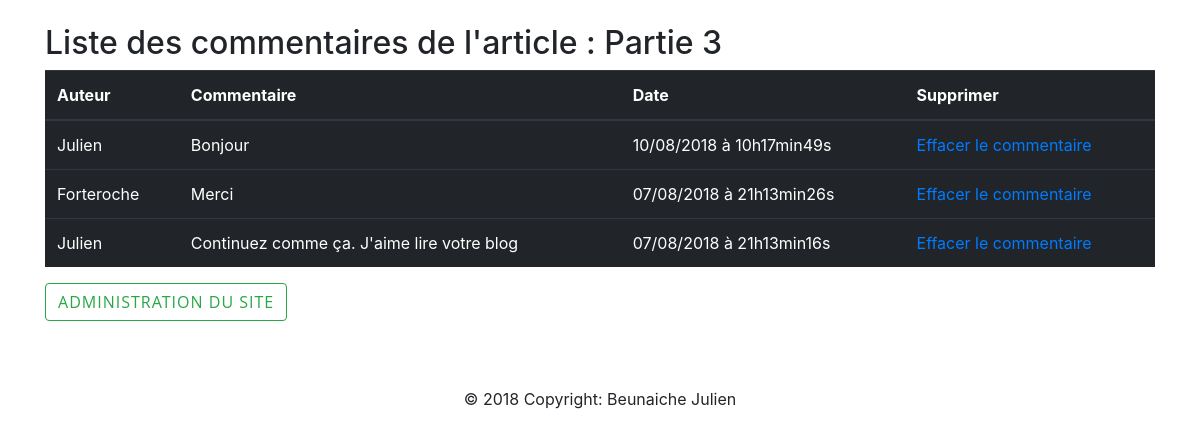
The app's page /index.php?action=editComment&id=18 (signed in) with its own data.
### tables this page shows
CREATE TABLE `post` (
  `id` int(11) NOT NULL,
  `title` varchar(255) NOT NULL,
  `resume` varchar(255) NOT NULL,
  `content` text NOT NULL,
  `created` datetime NOT NULL
);

CREATE TABLE `comment` (
  `id` int(11) NOT NULL,
  `postid` int(11) NOT NULL,
  `author` varchar(255) NOT NULL,
  `comment` text NOT NULL,
  `createdCom` datetime NOT NULL,
  `status` tinyint(4) NOT NULL
);

### controller/CommentController.php (called while the page is built, shortened)
<?php
require_once('model/CommentManager.php');
class CommentController
{
    public function editComment()
    {
        $postManager    = new PostManager();
        $post           = $postManager->getPost($_GET['id']);
        $commentManager = new CommentManager();
        $comment        = $commentManager->getComments($_GET['id']);
        require('view/frontend/comment-view.php');
    }
}

### model/Manager.php (called while the page is built, shortened)
<?php
class Manager
{
    protected function dbConnect()
 {
  $this->_db = new PDO('mysql:host=jbeunaicmcblogp4.mysql.db;dbname=jbeunaicmcblogp4;charset=utf8', 'jbeunaicmcblogp4', 'Forteroche72');
 }
}

### model/PostManager.php (called while the page is built, shortened)
<?php
require_once ('Post.php');
require_once ('Manager.php');
class PostManager extends Manager
{
    public
	function getPost($id)
	{
		$req = $this->_db->prepare('SELECT id, title, resume, content, DATE_FORMAT(created, \'%d/%m/%Y à %Hh%imin%ss\') AS created FROM post WHERE id = :id');
		$req->bindValue(':id', (int)$id);
		$req->execute();
		$req->setFetchMode(PDO::FETCH_CLASS | PDO::FETCH_PROPS_LATE, Post::class);
		$post = $req->fetch();
		return $post;
	}
}

### model/Post.php (called while the page is built, shortened)
<?php
class Post
{
    private $title;
    public function getTitle()
 {
     return $this->title;
 }
}

### model/CommentManager.php (called while the page is built, shortened)
<?php
require_once('Comment.php');
class CommentManager extends Manager
{
    public function getComments($postid)
    {
        $req = $this->_db->prepare('SELECT id, postid, author, comment, DATE_FORMAT(createdCom, \'%d/%m/%Y à %Hh%imin%ss\') AS createdCom  FROM comment WHERE postid = :postid ORDER BY createdCom DESC');
        $req->bindValue(':postid', (int) $postid);
        $req->execute();
        $listsComments = $req->fetchAll(PDO::FETCH_CLASS, "Comment");
        return $listsComments;
    }
}

### model/Comment.php (called while the page is built, shortened)
<?php
class Comment
{
	private $id;
	private $author;
	private $comment;
	private $createdCom;
	public
	function getId()
	{
		return $this->id;
	}
	public
	function getAuthor()
	{
		return $this->author;
	}
	public
	function getComment()
	{
		return $this->comment;
	}
	public
	function getCreatedCom()
	{
		return $this->createdCom;
	}
}

### view/frontend/comment-view.php (the view, shortened to what this page needs)
<?php $allowed = "<div><p><span><br><ul><li><strong><em>"; ?>
<br>
<div class="container">
    <h2>Liste des commentaires de l'article :
        <?= strip_tags($post->getTitle(), $allowed) ?>
    </h2>
    <table class="table table-hover table-dark">
        <thead>
            <tr>
                <th scope="col">Auteur</th>
                <th scope="col">Commentaire</th>
                <th scope="col">Date</th>
                <th scope="col">Supprimer</th>
            </tr>
        </thead>
        <tbody>
            <tr>
                <?php
foreach ($comment as $val) {
?>
                    <td>
                        <?php echo strip_tags($val->getAuthor(), $allowed); ?>
                    </td>
                    <td>
                        <?php echo strip_tags($val->getComment(), $allowed);; ?>
                    </td>
                    <td>
                        <?php echo htmlspecialchars($val->getCreatedCom()); ?>
                    </td>
                    <td><a href="index.php?action=deleteCom&amp;id=<?= ($val->getId())?>">Effacer le commentaire </a></td>
            </tr>
            <?php
        }
        ?>
        </tbody>
    </table>
    <a href="index.php?action=admin"><button type="button" class="btn btn-outline-success">Administration du site</button></a>
</div>
<?php require 'template.php'; ?>

### public/css/style.css (style rules this page uses)
body { font-size: 20px; color: #212529; font-family: 'Lora', 'Times New Roman', serif; }
h1, h2, h3, h4, h5, h6 { font-weight: 800; font-family: 'Open Sans', 'Helvetica Neue', Helvetica, Arial, sans-serif; }
a { color: #212529; -webkit-transition: all 0.2s; -moz-transition: all 0.2s; transition: all 0.2s; }
.btn { font-size: 14px; font-weight: 800; padding: 15px 25px; letter-spacing: 1px; text-transform: uppercase; border-radius: 0; font-family: 'Open Sans', 'Helvetica Neue', Helvetica, Arial, sans-serif; }

### records on screen
post: title "Partie 3"
comment: author "Julien", comment "Bonjour", CreatedCom "10/08/2018 à 10h17min49s"
comment: author "Forteroche", comment "Merci", CreatedCom "07/08/2018 à 21h13min26s"
comment: author "Julien", comment "Continuez comme ça. J'aime lire votre blog", CreatedCom "07/08/2018 à 21h13min16s"
